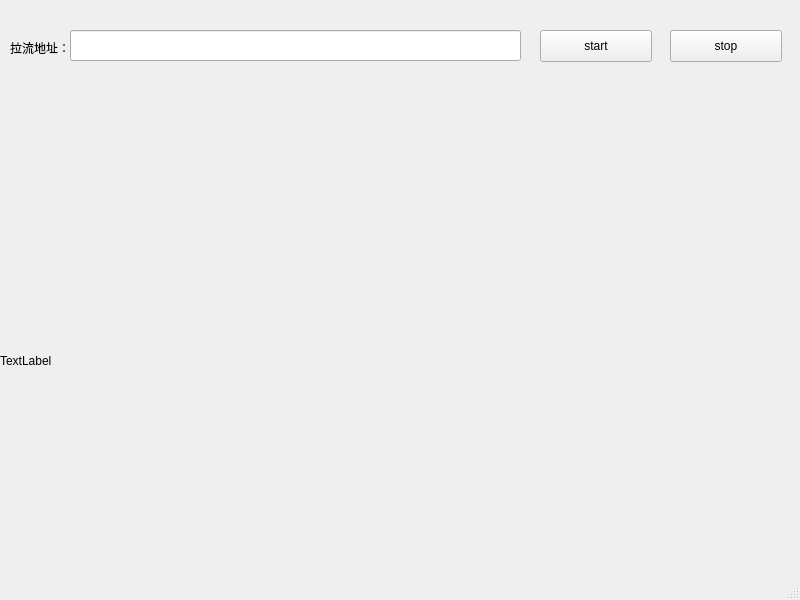
<?xml version="1.0" encoding="UTF-8"?>
<ui version="4.0">
 <class>MainWindow</class>
 <widget class="QMainWindow" name="MainWindow">
  <property name="geometry">
   <rect>
    <x>0</x>
    <y>0</y>
    <width>800</width>
    <height>600</height>
   </rect>
  </property>
  <property name="windowTitle">
   <string>MainWindow</string>
  </property>
  <widget class="QWidget" name="centralwidget">
   <widget class="QLineEdit" name="lineEdit">
    <property name="geometry">
     <rect>
      <x>70</x>
      <y>30</y>
      <width>451</width>
      <height>31</height>
     </rect>
    </property>
   </widget>
   <widget class="QPushButton" name="pushButton">
    <property name="geometry">
     <rect>
      <x>540</x>
      <y>30</y>
      <width>112</width>
      <height>32</height>
     </rect>
    </property>
    <property name="text">
     <string>start</string>
    </property>
   </widget>
   <widget class="QLabel" name="label_1">
    <property name="geometry">
     <rect>
      <x>10</x>
      <y>40</y>
      <width>58</width>
      <height>16</height>
     </rect>
    </property>
    <property name="text">
     <string>拉流地址：</string>
    </property>
   </widget>
   <widget class="QLabel" name="label">
    <property name="geometry">
     <rect>
      <x>0</x>
      <y>150</y>
      <width>791</width>
      <height>421</height>
     </rect>
    </property>
    <property name="text">
     <string>TextLabel</string>
    </property>
   </widget>
   <widget class="QPushButton" name="pushButton_2">
    <property name="geometry">
     <rect>
      <x>670</x>
      <y>30</y>
      <width>112</width>
      <height>32</height>
     </rect>
    </property>
    <property name="text">
     <string>stop</string>
    </property>
   </widget>
  </widget>
  <widget class="QMenuBar" name="menubar">
   <property name="geometry">
    <rect>
     <x>0</x>
     <y>0</y>
     <width>800</width>
     <height>23</height>
    </rect>
   </property>
  </widget>
  <widget class="QStatusBar" name="statusbar"/>
 </widget>
 <resources/>
 <connections/>
</ui>
